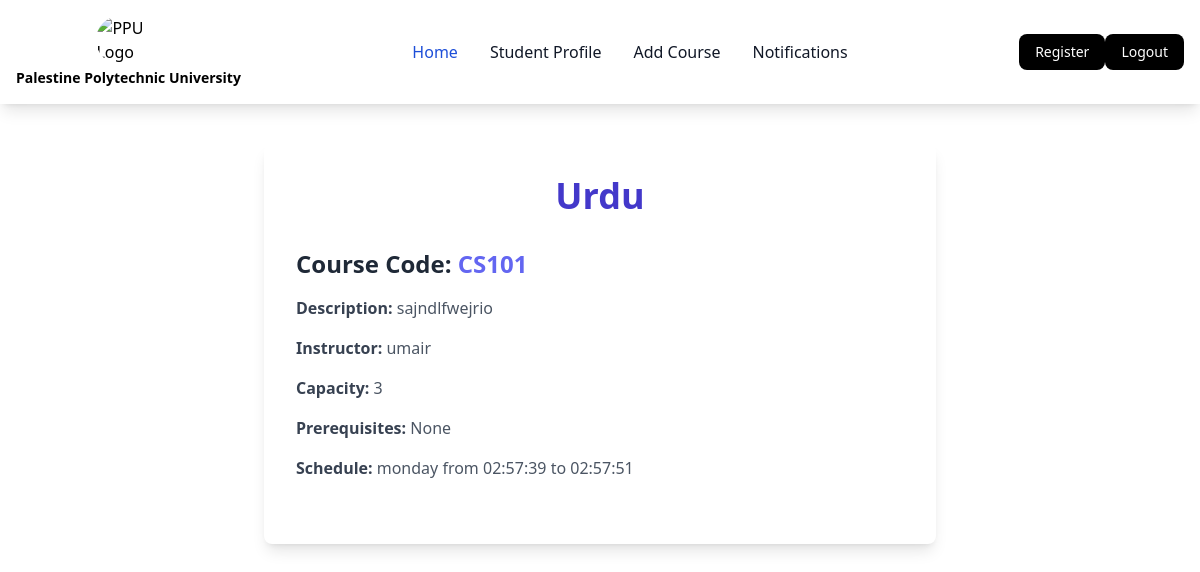
Page /courses/CS101/ (signed in) on the committed database.
### app/models.py (models this page shows, shortened)
class Course(models.Model):
    id = models.IntegerField(auto_created=True,primary_key=True)
    code = models.CharField(max_length=10,unique=True)
    name = models.CharField(max_length=100)
    description = models.TextField()
    instructor = models.CharField(max_length=100)
    capacity = models.IntegerField()
    schedule = models.ForeignKey(CourseSchedule, on_delete=models.CASCADE)
    enrolled_students = models.ManyToManyField(User, through='StudentRegistration')

class CourseSchedule(models.Model):
    DAYS = (
        ('sun-tue-thu','sunday-tuesday-thursday'),
        ('mon-wed','monday-wednesday'),
        ('sun-thu','sunday-thursday'),
    )
    TIMES =(
        ('8:00','8:00'),
        ('9:30','9:30'),
        ('11:00','11:00'),
        ('12:30','12:30'),
        ('2:00','2:00')
    )
    ENDTIMES =(
        ('9:15','9:15'),
        ('10:45','10:45'),
        ('12:15','12:15'),
        ('1:45','1:45'),
        ('3:15','3:15')
    )
    days = models.CharField(max_length=20,choices=DAYS)
    start_time = models.CharField(max_length=10,choices=TIMES)
    end_time = models.CharField(max_length=10,choices=ENDTIMES)

### app/views.py (the view)
# urls.py: path('courses/<str:code>/', views.course_detail, name='course_detail'),
@login_required(login_url='/login/')
def course_detail(request, code):
    course = get_object_or_404(Course, code=code)
    student = request.user
    context = {
        'student': student,
        'course': course,
    }
    return render(request, 'course_detail.html', context)

### app/templates/course_detail.html
{% extends 'base.html' %}
{% block content %}
<div class="max-w-2xl mx-auto p-8 bg-white rounded-lg shadow-lg mt-10">
    <h1 class="text-4xl font-extrabold mb-8 text-indigo-700 text-center">{{ course.name }}</h1>
    <div class="mb-8">
        <h2 class="text-2xl font-semibold mb-4 text-gray-800">Course Code: <span class="text-indigo-500">{{ course.code }}</span></h2>
        <p class="mb-4"><strong class="text-gray-700">Description:</strong> <span class="text-gray-600">{{ course.description }}</span></p>
        <p class="mb-4"><strong class="text-gray-700">Instructor:</strong> <span class="text-gray-600">{{ course.instructor }}</span></p>
        <p class="mb-4"><strong class="text-gray-700">Capacity:</strong> <span class="text-gray-600">{{ course.capacity }}</span></p>
        <p class="mb-4"><strong class="text-gray-700">Prerequisites:</strong>
            {% if course.prerequisites.all %}
            <ul class="list-disc list-inside ml-6 text-gray-600">
                {% for prerequisite in course.prerequisites.all %}
                <li>{{ prerequisite.name }}</li>
                {% endfor %}
            </ul>
            {% else %}
            <span class="text-gray-600">None</span>
            {% endif %}
        </p>
        <p class="mb-4"><strong class="text-gray-700">Schedule:</strong> <span class="text-gray-600">{{ course.schedule.days }} from {{ course.schedule.start_time }} to {{ course.schedule.end_time }}</span></p>
    </div>
</div>
{% endblock %}

### rows in the picture
Course: name "Urdu", code "CS101", description "sajndlfwejrio", instructor "umair", capacity "3", schedule.days "monday", schedule.start_time "02:57:39", schedule.end_time "02:57:51"
